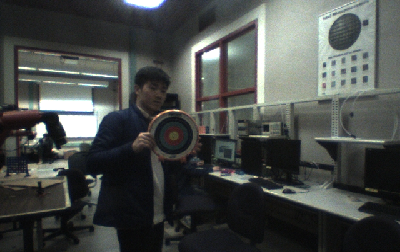
#> input picture src/image_segmentation/img/far_target.png, 400 x 252 px
$ python image_segmentation.py   (older library calls are emulated)
#> lines starting #> are read from the running program, lines starting #| are printed output that depends on the picture; after the words box and inside, x2 and y2 are one past the last pixel; in counts of white or black regions, pixels touching at a corner belong together
#!/usr/bin/env python
"""Segmentation skeleton code for Lab 6
Course: EECS C106A, Fall 2019
Author: Grant Wang

This Python file is the skeleton code for Lab 3. You are expected to fill in
the body of the incomplete functions below to complete the lab. The 'test_..'
functions are already defined for you for allowing you to check your
implementations.

When you believe you have completed implementations of all the incompeleted
functions, you can test your code by running python segmentation.py at the
command line and step through test images
"""

import os
import numpy as np
import cv2
import matplotlib.pyplot as plt
import scipy

from scipy import ndimage
from scipy.misc import imresize
from skimage import filters
from sklearn.cluster import KMeans

from skimage.measure import block_reduce
import time
import pdb

this_file = os.path.dirname(os.path.abspath(__file__))
IMG_DIR = '/'.join(this_file.split('/')[:-1]) + '/img'

def read_image(img_name, grayscale=False):
    """ reads an image

    Parameters
    ----------
    img_name : str
        name of image
    grayscale : boolean
        true if image is in grayscale, false o/w

    Returns
    -------
    ndarray
        an array representing the image read (w/ extension)
    """
#> called with grayscale = True

    if not grayscale:
        img = cv2.imread(img_name)
    else:
        img = cv2.imread(img_name, 0)
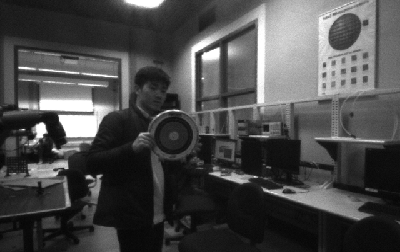
#> img: shape (252, 400); min 4, max 255, mean 73.8
#> in read_image, img is the input picture: shape (252, 400, 3); mean B, G, R 73, 75.6, 72.1

    return img

# [12 lines left out: function write_image, not called in this run]

def show_image(img_name, title='Fig', grayscale=False):
    """show the  as a matplotlib figure

    Parameters
    ----------
    img_name : str
        name of image
    tile : str
        title to give the figure shown
    grayscale : boolean
        true if image is in grayscale, false o/w
    """

    if not grayscale:
        plt.imshow(img_name)
        plt.title(title)
        plt.show()
    else:
        plt.imshow(img_name, cmap='gray')
        plt.title(title)
        plt.show()


def threshold_segment_naive(gray_img, lower_thresh, upper_thresh):
    """perform grayscale thresholding using a lower and upper threshold by
    blacking the background lying between the threholds and whitening the
    foreground

    Parameter
    ---------
    gray_img : ndarray
        grayscale image array
    lower_thresh : float or int
        lowerbound to threshold (an intensity value between 0-255)
    upper_thresh : float or int
        upperbound to threshold (an intensity value between 0-255)

    Returns
    -------
    ndarray
        thresholded version of gray_img
    """
#> called with lower_thresh = 70, upper_thresh = 100

    # TODO: Implement threshold segmentation by setting gray_img_copy of gray_img inside the
    # lower_thresh and upper_thresh parameters to 0
    # Then set any value that is outside the range to be 1
    # Hints: make a copy of gray_img so that we don't alter the original image
    # Boolean array indexing, or masking will come in handy.
    # See https://docs.scipy.org/doc/numpy-1.13.0/user/basics.indexing.html
    gray_img_copy = np.copy(gray_img)
    gray_img_copy = np.where((gray_img < lower_thresh) | (gray_img > upper_thresh), 0, 1)
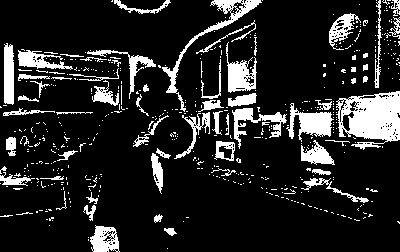
#> gray_img_copy: shape (252, 400) int64; values 0 (black) and 1 (white), 15% white; 501 white regions (438 under 20 px), largest, box (x1, y1, x2, y2) and area: (336, 91, 400, 150) 2480, (162, 0, 262, 112) 1028, (286, 103, 334, 142) 871
    return gray_img_copy


# [98 lines left out: functions edge_detect_naive, edge_detect_canny, cluster_segment, not called in this run]

def to_grayscale(rgb_img):
    return np.dot(rgb_img[... , :3] , [0.299 , 0.587, 0.114])

# [13 lines left out: function segment_image, not called in this run]

"""
below are tests used for sanity checking you image, edit as you see appropriate

"""

def test_thresh_naive(img, lower_thresh, upper_thresh):
    thresh = threshold_segment_naive(img, lower_thresh, upper_thresh)
    show_image(thresh, title='thresh naive', grayscale=True)
    cv2.imwrite(IMG_DIR + "/thresh.jpg", thresh.astype('uint8') * 255)

# [16 lines left out: functions test_edge_naive, test_edge_canny, test_cluster, not called in this run]

if __name__ == '__main__':
    # adjust the file names here
    test_img = read_image(IMG_DIR + '/far_target.png', grayscale=True)
    test_img_color = read_image(IMG_DIR + '/far_target.png')

    # show_image(test_img, title='thresh naive', grayscale=True)

    # uncomment the test you want to run
    # it will plot the image and also save it

    test_thresh_naive(test_img, 70, 100)
    # test_edge_naive(test_img)
    # test_edge_canny(test_img)
    # test_cluster(test_img_color, 10)

$ run again, with src/image_segmentation/img/archytas_left_camera.png copied over src/image_segmentation/img/far_target.png
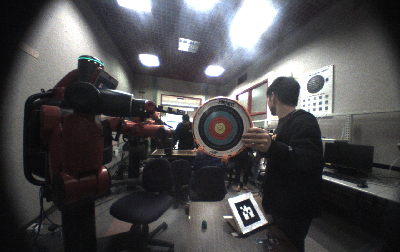
#> input picture src/image_segmentation/img/archytas_left_camera.png, 400 x 252 px
#> in read_image, `img = cv2.imread(img_name, 0)`:
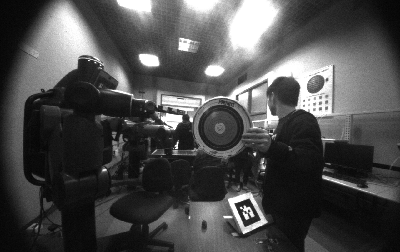
#> img: shape (252, 400); min 2, max 255, mean 75.7
#> in read_image, img is the input picture: shape (252, 400, 3); mean B, G, R 77.4, 75.8, 76.6
#> in threshold_segment_naive, `gray_img_copy = np.where((gray_img < lower_thresh) | (gray_img > upper..`:
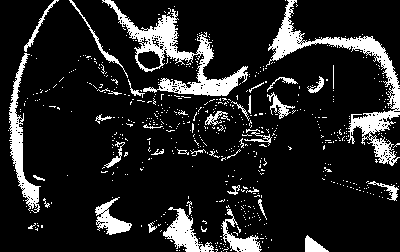
#> gray_img_copy: shape (252, 400) int64; values 0 (black) and 1 (white), 13.6% white; 610 white regions (571 under 20 px), largest, box (x1, y1, x2, y2) and area: (266, 0, 400, 166) 3325, (102, 0, 248, 96) 3224, (9, 53, 41, 213) 1375

$ run again, with src/image_segmentation/img/archytas_left_camera_2.png copied over src/image_segmentation/img/far_target.png
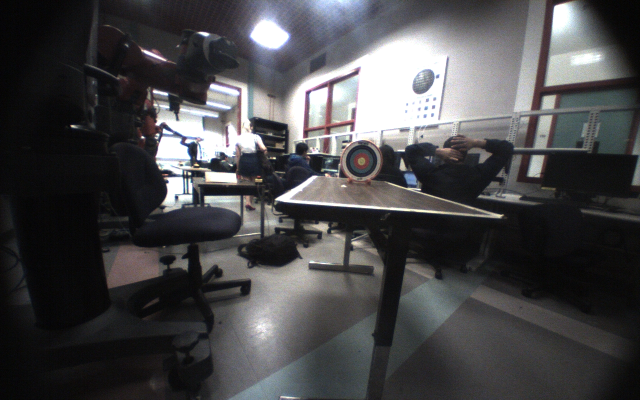
#> input picture src/image_segmentation/img/archytas_left_camera_2.png, 1280 x 800 px (shown at 1/2 size)
#> in read_image, `img = cv2.imread(img_name, 0)`:
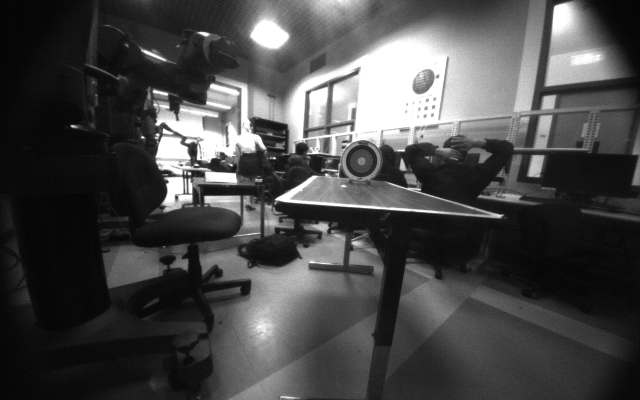
#> img: shape (800, 1280) (shown at 1/2 size); min 0, max 255, mean 71.9
#> in read_image, img is the input picture: shape (800, 1280, 3); mean B, G, R 73.9, 72.1, 72.5
#> in threshold_segment_naive, `gray_img_copy = np.where((gray_img < lower_thresh) | (gray_img > upper..`:
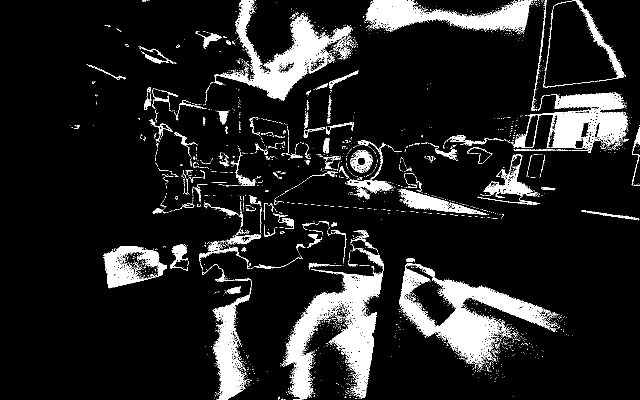
#> gray_img_copy: shape (800, 1280) int64 (shown at 1/2 size); values 0 (black) and 1 (white), 11.7% white; 3016 white regions (2854 under 20 px), largest, box (x1, y1, x2, y2) and area: (568, 538, 766, 800) 19145, (799, 527, 1100, 737) 18432, (427, 0, 704, 201) 13749

$ run again, with src/image_segmentation/img/archytas_left_camera_3.png copied over src/image_segmentation/img/far_target.png
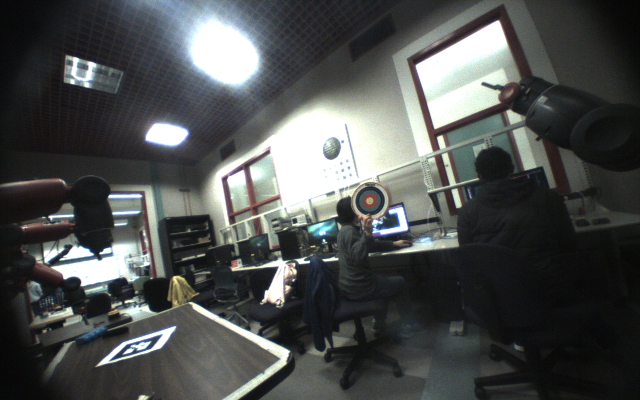
#> input picture src/image_segmentation/img/archytas_left_camera_3.png, 1280 x 800 px (shown at 1/2 size)
#> in read_image, `img = cv2.imread(img_name, 0)`:
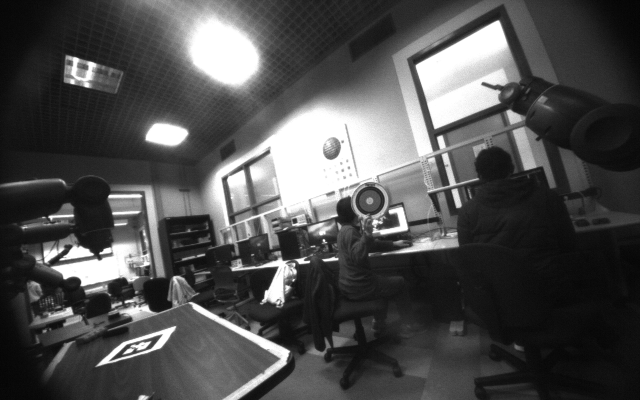
#> img: shape (800, 1280) (shown at 1/2 size); min 0, max 255, mean 78.3
#> in read_image, img is the input picture: shape (800, 1280, 3); mean B, G, R 78.7, 79.7, 76.9
#> in threshold_segment_naive, `gray_img_copy = np.where((gray_img < lower_thresh) | (gray_img > upper..`:
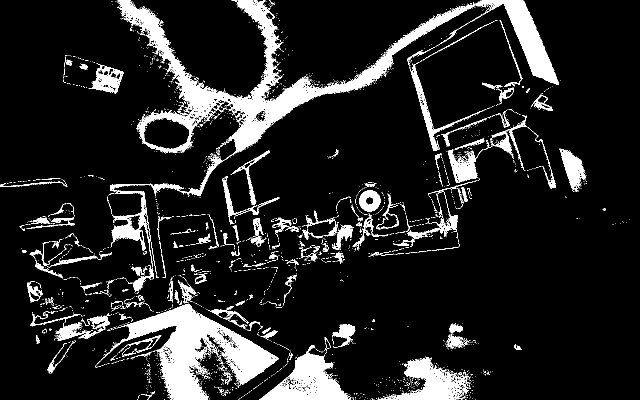
#> gray_img_copy: shape (800, 1280) int64 (shown at 1/2 size); values 0 (black) and 1 (white), 12% white; 2583 white regions (2414 under 20 px), largest, box (x1, y1, x2, y2) and area: (220, 0, 1118, 535) 44392, (190, 607, 558, 800) 22092, (518, 690, 702, 800) 8100
